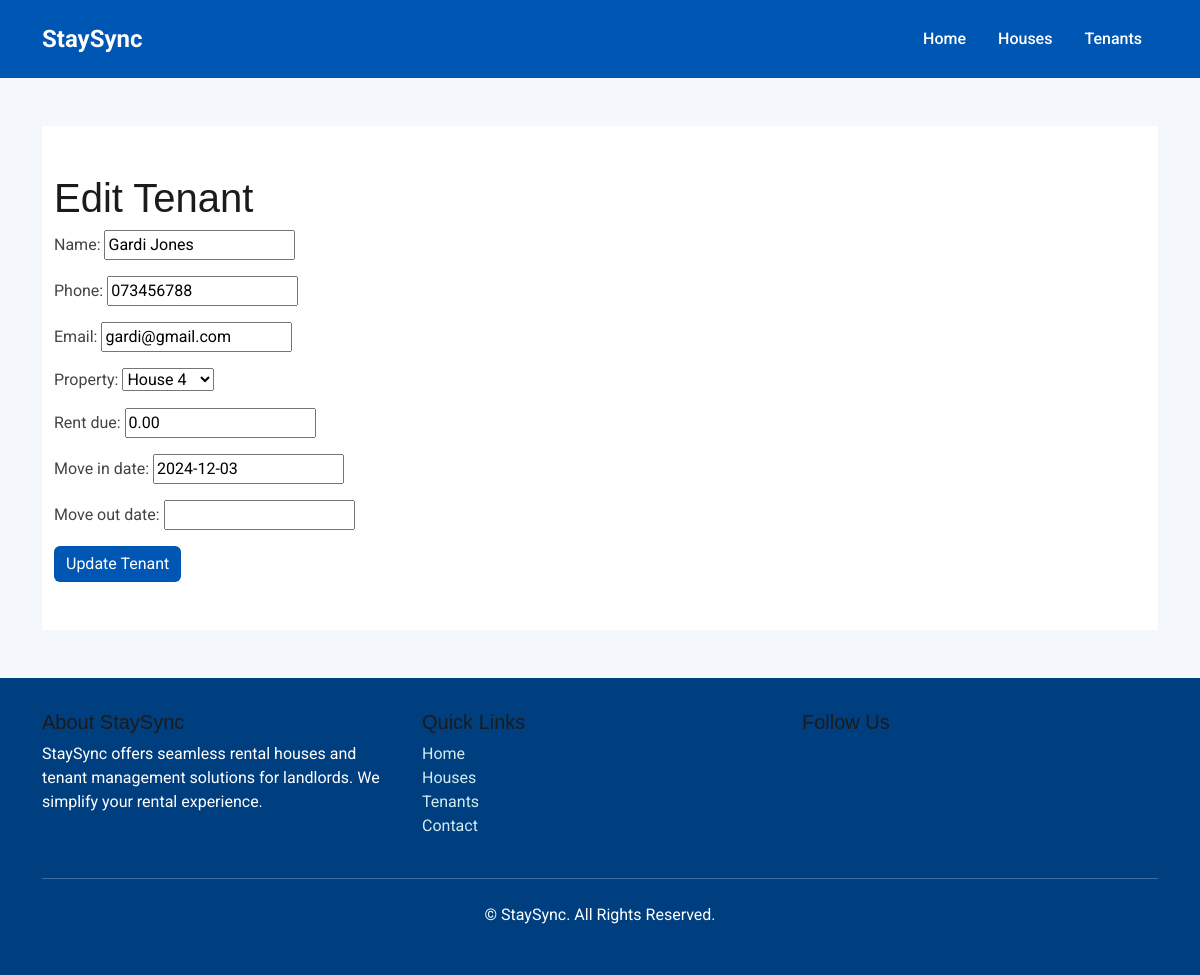
/tenant/3/edit/, run on the app's committed database.
### rental_system/models.py (models this page shows, shortened)
class Tenant(models.Model):
    name = models.CharField(max_length=255)
    phone = models.CharField(max_length=15)
    email = models.EmailField()
    property = models.ForeignKey('Property', on_delete=models.SET_NULL, null=True, related_name='tenants')
    rent_due = models.DecimalField(max_digits=10, decimal_places=2, default=0)
    move_in_date = models.DateField()
    move_out_date = models.DateField(null=True, blank=True)

class Property(models.Model):
    name = models.CharField(max_length=220)
    address = models.TextField()
    rent = models.DecimalField(max_digits=10, decimal_places=2)
    is_vacant = models.BooleanField(default=False)
    image = models.ImageField(upload_to='property_images/')
    area = models.CharField(max_length=100)
    beds = models.IntegerField(default=0)
    baths = models.IntegerField(default=0)
    garages = models.IntegerField(default=0)
    def __str__(self):
        return self.name

### rental_system/views.py (the view)
# urls.py: path('tenant/<int:tenant_id>/edit/', edit_tenant, name='edit-tenant'),
def edit_tenant(request, tenant_id):
    tenant = get_object_or_404(Tenant, id=tenant_id)
    if request.method == 'POST':
        form = TenantForm(request.POST, instance=tenant)
        if form.is_valid():
            form.save()
            messages.success(request, "Tenant updated successfully!")
            return redirect('tenants')
    else:
        form = TenantForm(instance=tenant)
    return render(request, 'edit_tenant.html', {'form': form})

### rental_system/forms.py
class TenantForm(forms.ModelForm):
    class Meta:
        model = Tenant
        fields = ['name', 'phone', 'email', 'property', 'rent_due', 'move_in_date', 'move_out_date']

### templates/edit_tenant.html (shortened to what this page needs)
{% extends "base.html" %}
{% block content %}
<section class="container py-5">
  <h1>Edit Tenant</h1>
  <form method="POST">
    {{ form.as_p }}
    <button type="submit" class="btn btn-primary">Update Tenant</button>
  </form>
</section>
{% endblock %}

### static/assets/css/main.css (style rules this page uses)
.btn-primary { background-color: #0056b3; border: none; }
body { font-family: "Segoe UI", system-ui, sans-serif; color: #d58e6f; }
:root { --default-font: "Roboto", system-ui, -apple-system, "Segoe UI", Roboto, "Helvetica Neue", Arial, "Noto Sans", "Liberation Sans", sans-serif, "Apple Color Emoji", "Segoe UI Emoji", "Segoe UI Symbol", "Noto Color Emoji"; --heading-font: "Raleway", sans-serif; --nav-font: "Poppins", sans-serif; }
:root { --background-color: #ffffff; --default-color: #444444; --heading-color: #1b1b1b; --accent-color: #2eca6a; --surface-color: #ffffff; --contrast-color: #ffffff; }
:root { --nav-color: #444444; --nav-hover-color: #000000; --nav-mobile-background-color: #ffffff; --nav-dropdown-background-color: #ffffff; --nav-dropdown-color: #444444; --nav-dropdown-hover-color: #2eca6a; }
:root { scroll-behavior: smooth; }
body { color: var(--default-color); background-color: var(--background-color); font-family: var(--default-font), fantasy; }
h1, h2, h3, h4, h5, h6 { color: var(--heading-color); font-family: var(--heading-font), monospace; }
section, .section { color: var(--default-color); background-color: var(--background-color); padding: 60px 0; scroll-margin-top: 90px; overflow: clip; }

### templates/base.html (style rules this page uses)
body { font-family: 'Roboto', sans-serif; background-color: #f4f8fc; color: #333; }

### data on the page
Tenant: name "Gardi Jones", phone "073456788", email "gardi@gmail.com", property "House 4", rent_due "0.00", move_in_date "2024-12-03"
